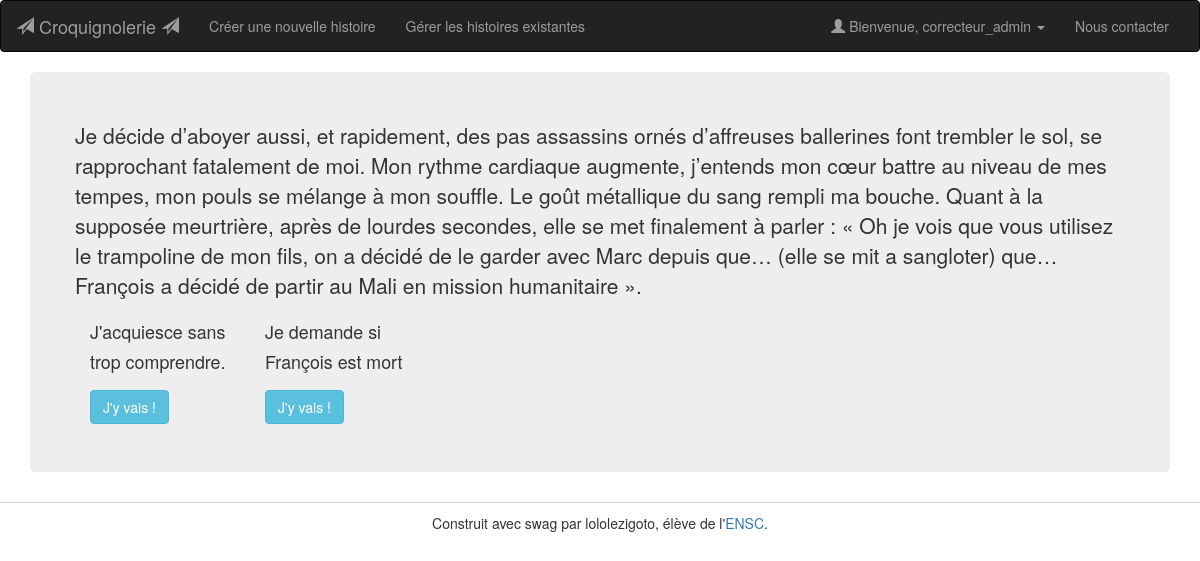
The app's page /page.php?story=Désolé pour hier soir&idstory=1&idpage=2 (signed in) with its own data.
### tables this page shows
CREATE TABLE `pages` (
  `id_pages` int(11) NOT NULL,
  `text_page` text,
  `id_histoire` int(11) DEFAULT NULL,
  `desc_courte` text,
  `est_victoire_echec` tinyint(4) NOT NULL DEFAULT '1' COMMENT '0 pour echec, 1 pour ni victoire ni defaite, 2 pour victoire'
);

CREATE TABLE `liens_pages` (
  `id_lien` int(11) NOT NULL,
  `id_page_depart` int(11) DEFAULT NULL,
  `id_page_arrivee` int(11) NOT NULL,
  `id_histoire` int(11) NOT NULL
);

### page.php (the view, shortened to what this page needs)
<?php
$idpage = $_GET["idpage"];
$titrehistoire = $_GET["story"];
$idhistoire = $_GET["idstory"];
$matricule=$_SESSION['matricule'];
?>
<!doctype html>
<html>
<?php include("includes/connect.php");
$maRequete = "SELECT * FROM pages WHERE id_histoire = $idhistoire AND id_pages = $idpage";
                $response = $BDD->query($maRequete);
                $ligne = $response->fetch();
                    $textechoix1 = $ligne["text_page"];
                    $impasseOuVictoire=$ligne ["est_victoire_echec"];
$reqHistoire="SELECT * FROM histoires WHERE id_histoire=$idhistoire";
    $repHistoire=$BDD->query($reqHistoire);
    $ligneHistoire=$repHistoire->fetch();
    $echecs=$ligneHistoire["nb_echecs"];
$maRequete2 = "SELECT * FROM liens_pages WHERE id_histoire = $idhistoire AND id_page_depart = $idpage";
    $response2 = $BDD->query($maRequete2);
    $nbchoix = $response2->rowCount();
$infoPartie=$BDD->query("SELECT * FROM partie_en_cours WHERE matricule=$matricule");
$lignePartie=$infoPartie->fetch();
$pdv=$lignePartie['nb_pdv'];
$resume=$lignePartie['resume_partie'];
?>
<head>
    <link href="lib/bootstrap/css/bootstrap.min.css" rel="stylesheet">
    <link href="css/style.css" rel="stylesheet">
</head>
<body>
<?php
if(!empty($_SESSION['user']))
    include("includes/navbar_connected.php");
else
    include("includes/navbar.php");
?>
<div class="container">
<div class="jumbotron">
            <div class="row">
                <div class="col-1">
                    <p><?= $textechoix1?></p>
                </div>
                <?php
                if($impasseOuVictoire==0)
                {
                   if(isset($idPageRetour))
                   {
                    if($pdv==1)
                    {
                        $reqUpdatePartie=$BDD->prepare("UPDATE partie_en_cours SET id_page_arret=:page_arret , resume_partie=:resume_partie");
                        $reqUpdatePartie->execute(array(
                            'page_arret'=>$idpage,
                            'resume_partie'=>$resume." ".$textechoix1,
                        ));
                        ?>
                        <div class="alert alert-danger" role="alert">
                            <h3 class="alert-heading">Vous êtes mort !</h3>
                            <hr>
                            <p>Erf, malheureusement vous n'avez pas su prendre les bonnes décisions. Cela arrive mais nous vous suggérons d'écouter ce que vos amis ont à vous dire lors d'importantes décisions.  <a href="index.php" class="btn btn-success" role="button" > Retour au choix des histoires </a></p>
                        </div>
                        <div id="accordion">
                        <div class="card">
                        <div class="card-header" id="headingOne">
                        <h5 class="mb-0">
                            <button class="btn btn-link" data-toggle="collapse" data-target="#collapseOne" aria-expanded="true" aria-controls="collapseOne">
                            Voir votre résumé
                        </h5>
                        </div>
                        <div id="collapseOne" class="collapse show" aria-labelledby="headingOne" data-parent="#accordion">
                        <div class="card-body">
                            <?php echo $resume.$textechoix1; ?>
                        </div>
                        </div>
                        </div>
                        </div>
                        <?php
                        addEchecFunction($BDD,$idhistoire,$echecs);
                    }
                    else
                    {
                        ?><div><h3 class="text-center">Au vu de la situation, mon choix n'était peut être pas le bon, mon moral en prend un coup et je décide de rebrousser chemin.</h3></div>
                    <article class="container">
                        <div class="text-center">
                            <a href="page.php?story=<?=$titrehistoire?>&idstory=<?=$idhistoire?>&idpage=<?=$idPageRetour?>" class="btn btn-danger" role="button" > Retour en arrière </a>
                        </div>
                    </article>
                    <?php
                    }
                   }
                   else
                   {
                    if($pdv==1)
                    {
                        $reqUpdatePartie=$BDD->prepare("UPDATE partie_en_cours SET id_page_arret=:page_arret , resume_partie=:resume_partie");
                        $reqUpdatePartie->execute(array(
                            'page_arret'=>$idpage,
                            'resume_partie'=>$resume." ".$textechoix1,
                        ));
                        ?>
                        <div class="alert alert-danger" role="alert">
                            <h3 class="alert-heading">Vous êtes mort !</h3>
                            <hr>
                            <p>Erf, malheureusement vous n'avez pas su prendre les bonnes décisions. Cela arrive mais nous vous suggérons d'écouter ce que vos amis ont à vous dire lors d'importantes décisions.  <a href="index.php" class="btn btn-success" role="button" > Retour au choix des histoires </a></p>
                        </div>
                        <div id="accordion">
                         <div class="card">
                        <div class="card-header" id="headingOne">
                        <h5 class="mb-0">
                            <button class="btn btn-link" data-toggle="collapse" data-target="#collapseOne" aria-expanded="true" aria-controls="collapseOne">
                            Voir votre résumé
                        </h5>
                        </div>
                        <div id="collapseOne" class="collapse show" aria-labelledby="headingOne" data-parent="#accordion">
                        <div class="card-body">
                            <?php echo $resume.$textechoix1; ?>
                        </div>
                        </div>
                        </div>
                        </div>
                        <?php
                        addEchecFunction($BDD,$idhistoire,$echecs);
                    }
                    else
                    {
                        ?><div><h3 class="text-center">Au vu de la situation, mon choix n'était peut être pas le bon, mon moral en prend un coup et je décide de rebrousser chemin.</h3></div>
                        <article class="container">
                            <div class="text-center">
                                <a href="page.php?story=<?=$titrehistoire?>&idstory=<?=$idhistoire?>&idpage=<?=1?>" class="btn btn-danger" role="button" > Retour en arrière </a>
                            </div>
                        </article>
                        <?php
                    }
                   }
                retirePdv($BDD,$matricule,$pdv);
                }
                else
                {
                foreach ($response2 as $ligne2)
                {
                    $idpagechoix = $ligne2["id_page_arrivee"];
                    $maRequete3 = "SELECT * FROM pages WHERE id_pages = $idpagechoix";
                    $response3 = $BDD->query($maRequete3);
                    $ligne3 = $response3->fetch();
                    $descourte = $ligne3["desc_courte"];
                    ?>
                    <div class="col-sm-<?=$nbchoix?>">
                    <p><small><?= $descourte?></small></p>
                    <a href="page.php?story=<?=$titrehistoire?>&idstory=<?=$idhistoire?>&idpage=<?=$idpagechoix?>&idpageretour=<?=$idpage?>" class="btn btn-info" role="button"> J'y vais !</a>
                </div>
                <?php
                }
                }
                ?>
            </div>
        </div>
</div>
    <footer class="footer">
    Construit avec swag par lololezigoto, élève de l'<a href="https://www.ensc.fr">ENSC</a>.
</footer></div>
<script src="lib/bootstrap/js/bootstrap.min.js"></script></body>
</html>

### css/style.css (style rules this page uses)
.footer { border-top: 1px solid #ccc; padding-top: 10px; margin-bottom: 10px; text-align: center; }

### records on screen
pages: text_page "Je décide d’aboyer aussi, et rapidement, des pas assassins ornés d’affreuses ballerines font trembler le sol, se rapprochant fatalement de moi. Mon rythme cardiaque augmente, j’entends mon cœur battre au niveau de mes tempes, mon pouls se mélange à mon souffle. Le goût métallique du sang rempli ma bouche. Quant à la supposée meurtrière, après de lourdes secondes, elle se met finalement à parler : « Oh je vois que vous utilisez le trampoline de mon fils, on a décidé de le garder avec Marc depuis que… (elle se mit a sangloter) que… François a décidé de partir au Mali en mission humanitaire »."
liens_pages: id_page_arrivee.desc_courte "J'acquiesce sans trop comprendre."
liens_pages: id_page_arrivee.desc_courte "Je demande si François est mort"

### other values on screen
$_SESSION['user'] "correcteur_admin"
